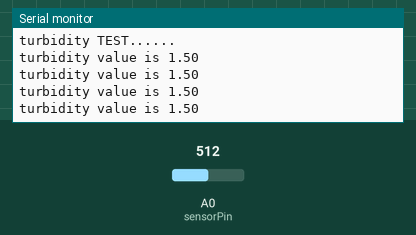
Simulated run of this sketch. Board: Arduino Uno, built with avr-gcc and run on an emulated ATmega328P. Shown: the last lines printed to the serial monitor. The inputs (shaded band) are chosen by the test bench; at power-on: A0 (sensorPin) = 512.

Above: at 1.2 s.
1.3 s: A0 (sensorPin) set to 716
At 1.77 s:
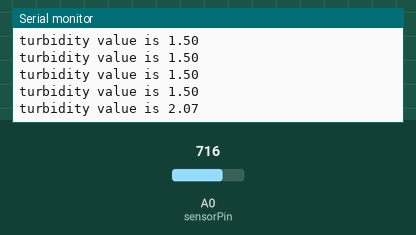
2.8 s: A0 (sensorPin) set to 900
At 3.01 s:
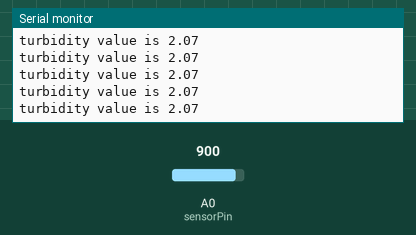
Timing chart, 0 to 5.8 s (numbered marks = the images above; inputs shaded):
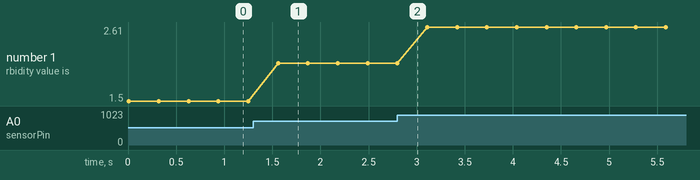

Measured:
- after the input at 1.3 s, the serial monitor: prints a new line after 0.26 s (image 1)
- plotted number 1: 1.5 → 2.07 after the input at 1.3 s, 2.07 → 2.61 after the input at 2.8 s

The sketch:

turbidity.ino
```cpp
/***
 * 淘宝    ：https://qhebot.taobao.com/
***/
int sensorPin = A0;    // select the input pin for the potentiometer
float sensorValue = 0;  // variable to store the value coming from the sensor

void setup() {
  Serial.begin(115200);
  Serial.println("turbidity TEST......");
}

void loop() {
  sensorValue = median_filtering();
  Serial.print("turbidity value is ");
  Serial.print(sensorValue, 2); // Format to two decimal places
  Serial.println();
  delay(300);
}

#define median_filtering_length 3

float median_filtering(){
  int senseV[median_filtering_length];

  for(int i = 0; i < median_filtering_length; i++){
    senseV[i] = analogRead(sensorPin);
    delay(3);
  }

  for(int i = 0; i < median_filtering_length; i++ ){
    for(int k = i; k < median_filtering_length; k++ ){
      if(senseV[i] > senseV[k]){
          int tmp = senseV[i];
          senseV[i] = senseV[k];
          senseV[k] = tmp;
      }
    }
  }
  float sv = (senseV[median_filtering_length/2]*100.0/1024.0); // Convert to 0-100 range
  sv = map(sv, 0, 100, 0, 300) / 100.0; // Map to 0-3 range with two decimal places
  return sv;
}
```
